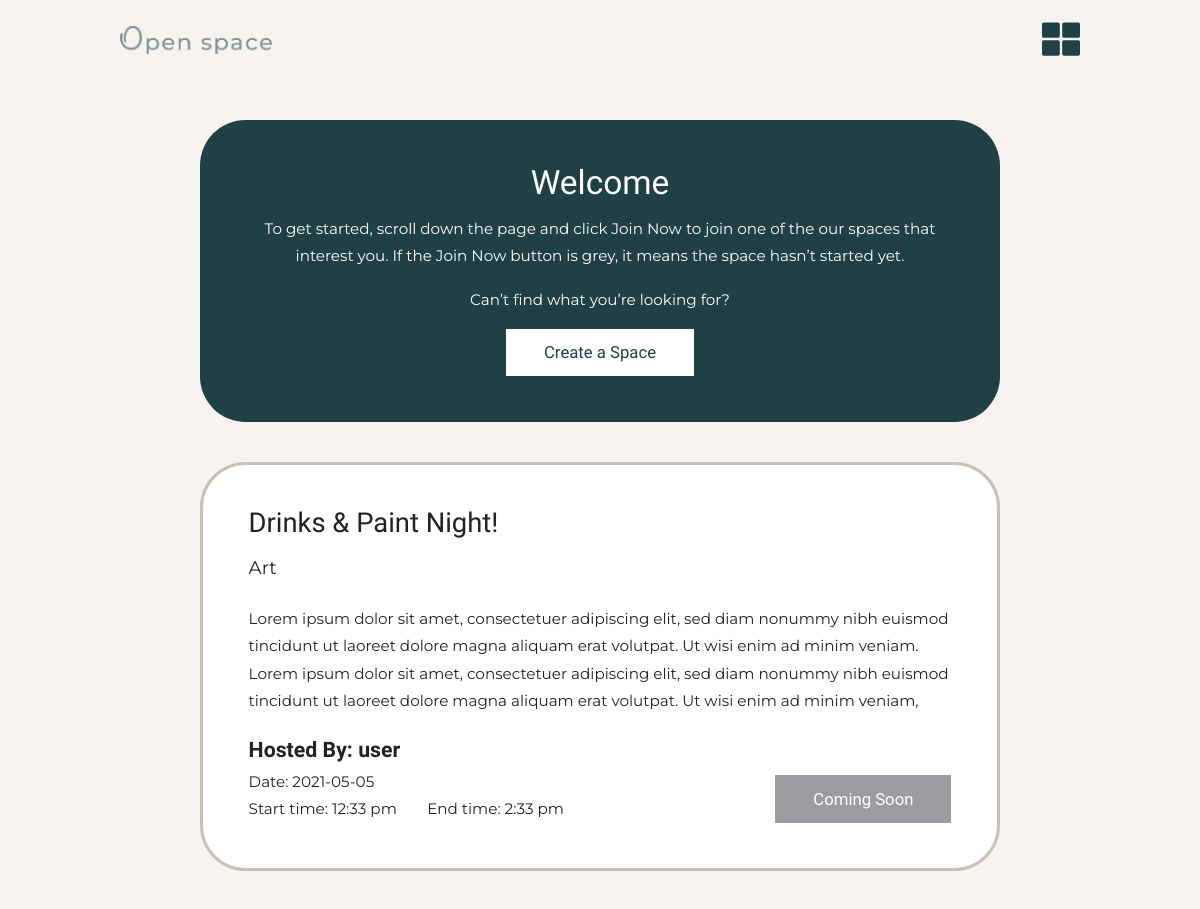
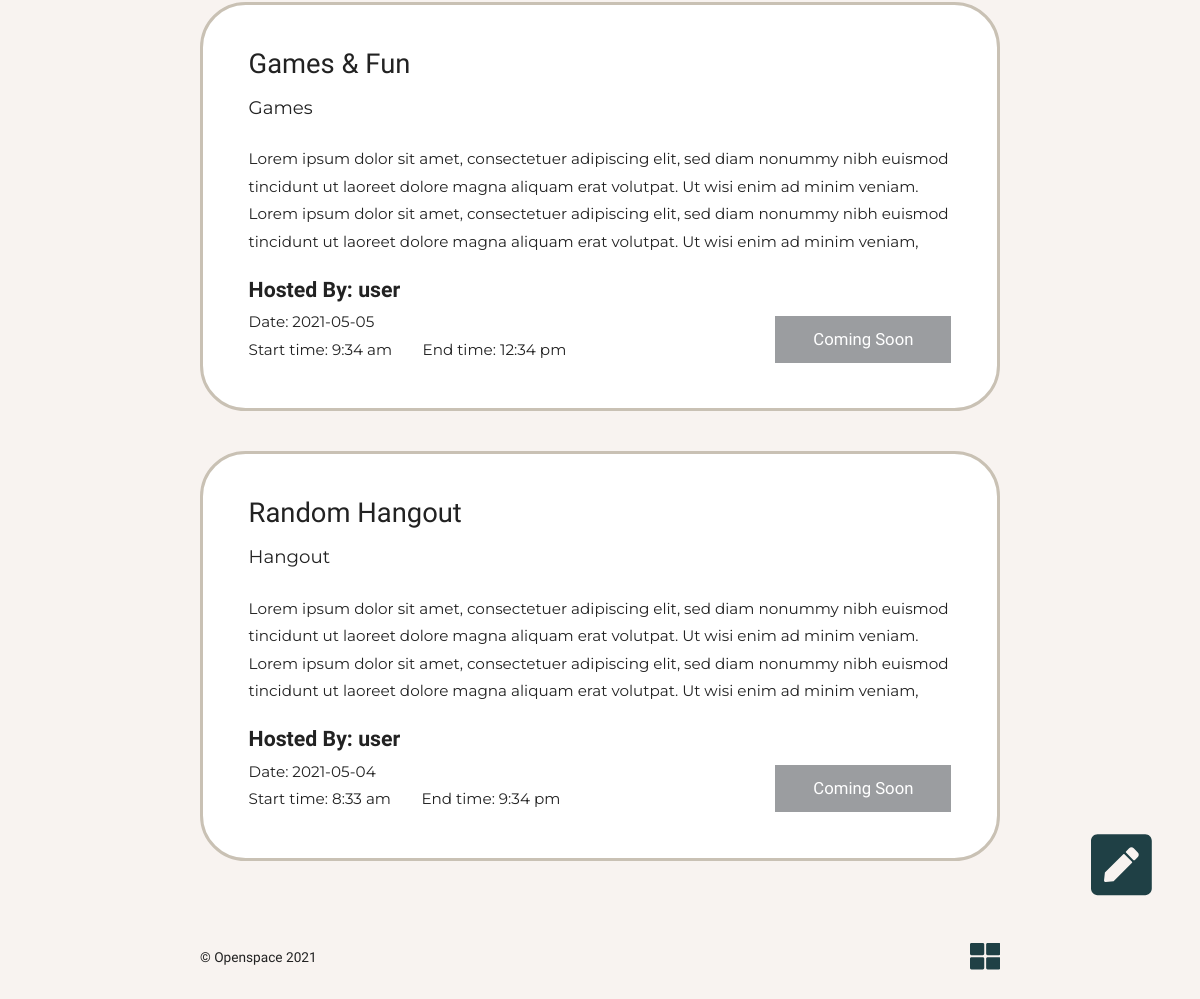
Page /dashboard.php (signed in) on the earlier database version (2 pictures, top to bottom).
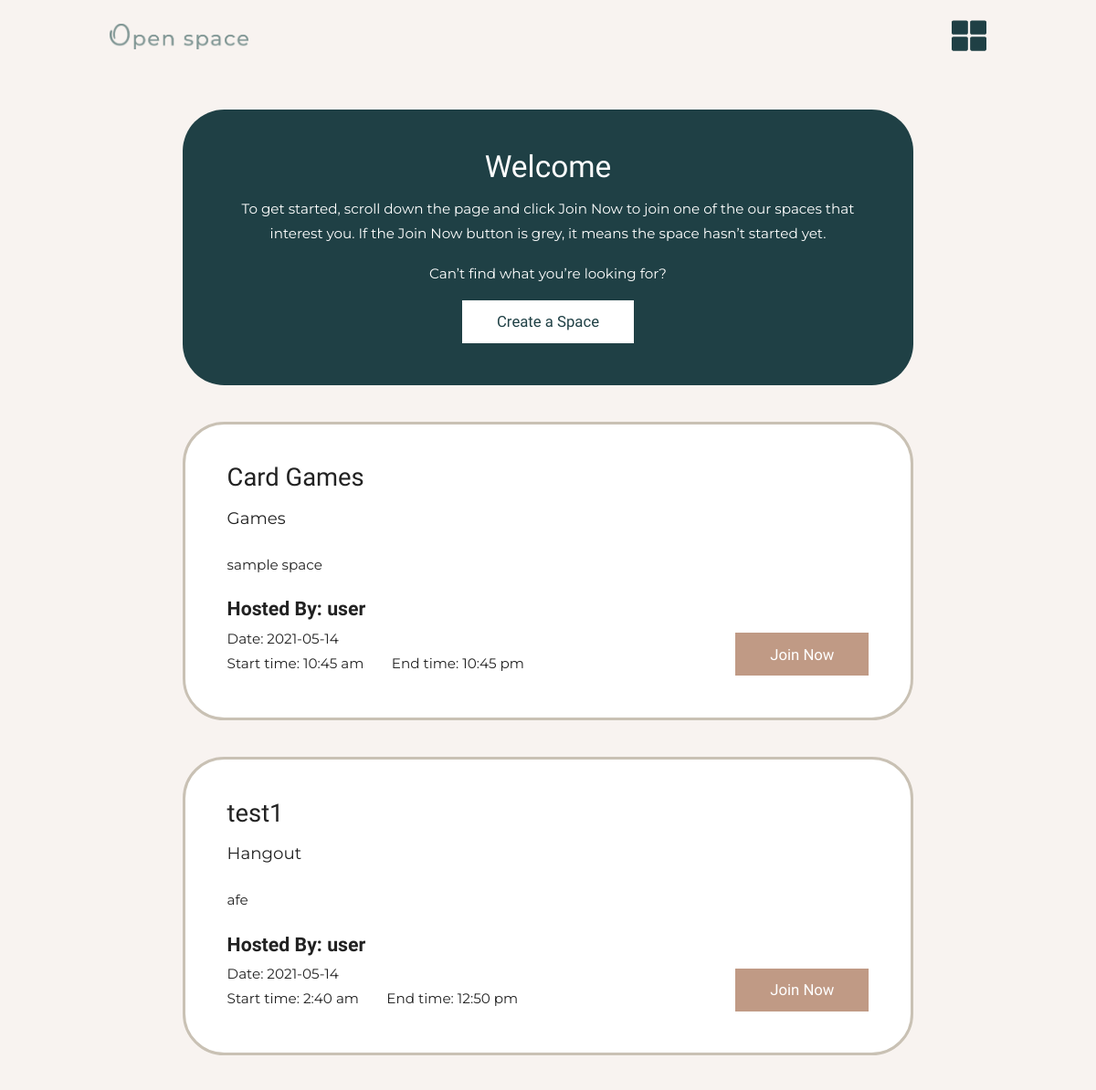
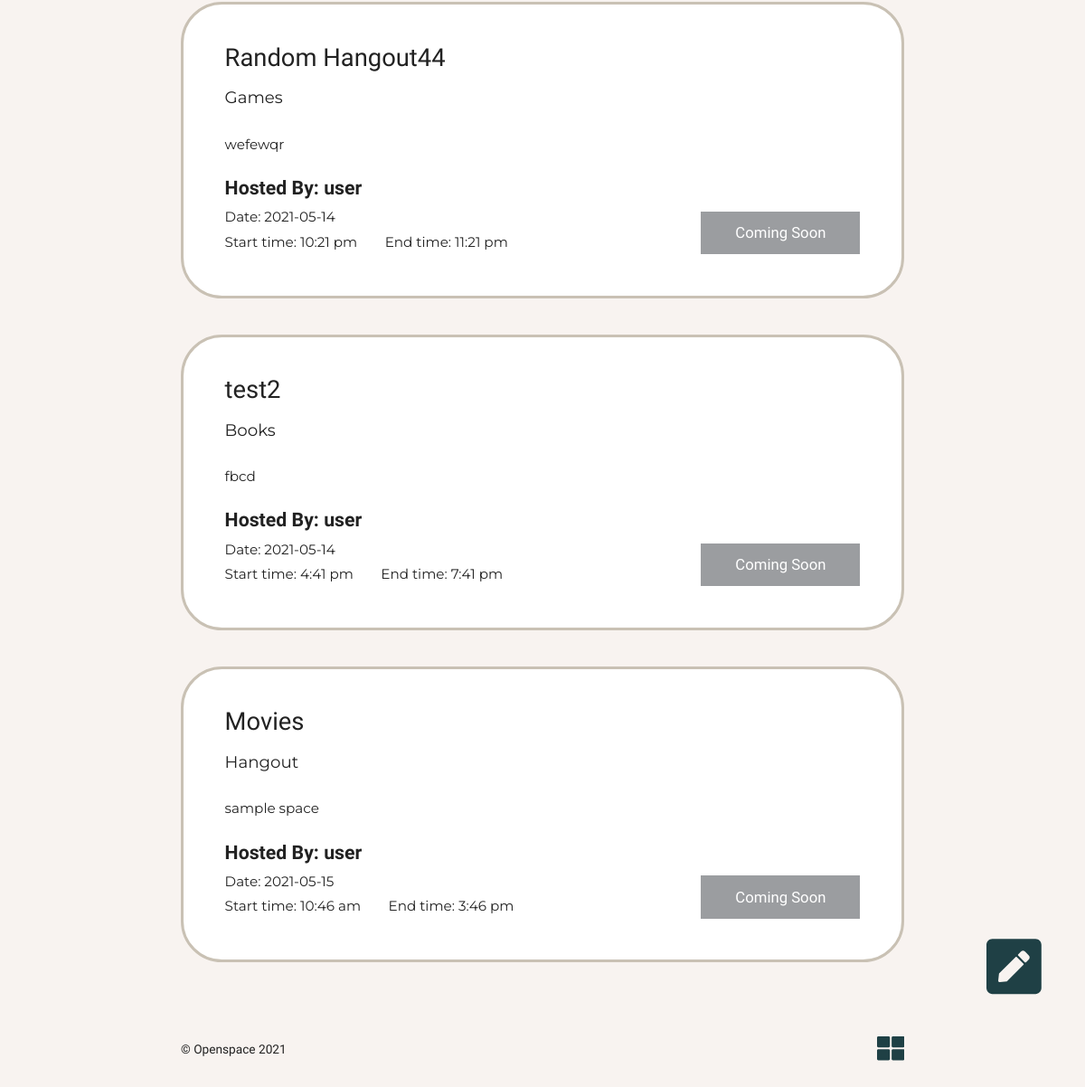
Same page on the later database version (2 pictures, top to bottom).
### tables this page shows
CREATE TABLE `spaces` (
  `id` int(11) NOT NULL,
  `name` varchar(255) NOT NULL,
  `category` int(11) NOT NULL,
  `recentlyAdded` tinyint(1) NOT NULL DEFAULT '0',
  `description` text NOT NULL,
  `host` int(11) NOT NULL,
  `date` date NOT NULL,
  `startTime` time NOT NULL,
  `endTime` time NOT NULL,
  `link` varchar(255) NOT NULL,
  `isactive` tinyint(1) NOT NULL DEFAULT '1'
);

CREATE TABLE `categories` (
  `id` int(11) NOT NULL,
  `name` varchar(255) NOT NULL
);

CREATE TABLE `users` (
  `id` int(11) NOT NULL,
  `email` varchar(255) NOT NULL,
  `firstName` varchar(255) NOT NULL,
  `lastName` varchar(255) NOT NULL,
  `username` varchar(255) NOT NULL,
  `password` varchar(255) NOT NULL,
  `birthday` date NOT NULL,
  `gender` varchar(255) NOT NULL
);

### classes/Db.php (called while the page is built, shortened)
<?php
class Db {
    static public function connect() {
        $configArray = parse_ini_file("../../openspacesdb.ini");
        $host = $configArray['host'];
        $username = $configArray['username'];
        $password = $configArray['password'];
        $database = $configArray['database'];
        return mysqli_connect($host, $username, $password, $database);
    }
    static public function doQuery($sql) {
        $Db= new Db();
        $query = mysqli_query($Db->connect(), $sql);
        return $query;
    }
    static public function getAllEntries($sql) {
        $Db = new Db();
        $result = $Db->doQuery($sql);
        $data = array();
        while($getResult = mysqli_fetch_assoc($result)) {
            $data[] = $getResult;
        }
        return $data;
    }
}
?>

### classes/Space.php (called while the page is built, shortened)
<?php
class Space {
    public function __construct() {
        $results = Db::getAllEntries("SELECT * FROM spaces");
    }
    public function display($sql) {
        $results = Db::getAllEntries($sql);
        return $results;
    }
}
?>

### dashboard.php (the view, shortened to what this page needs)
<?php
include("classes/Db.php");
include("classes/Space.php");
$bodyId = "dashboard";
include("snippets/header.php");
include("snippets/headerNaviBar.php");
?>
<section class="page defaultPage">
    <div class="handle">
        <article class="createOwnSpace">
            <div class="container">
                <h2>Welcome</h2>
                <p>To get started, scroll down the page and click Join Now to join one of the our spaces that interest you. If the Join Now button is grey, it means the space hasn’t started yet.</p>
                <p>Can’t find what you’re looking for?</p>
                <a href="createSpace.php" class="btn-2">Create a Space</a>
            </div>
        </article>
        <article class="spaceList">
            <?php
                $oSpace = new Space;
                $spaces = $oSpace->display("SELECT categories.name as categoryName, users.username, spaces.* FROM spaces LEFT JOIN categories on spaces.category = categories.id LEFT JOIN users on users.id = spaces.host WHERE isactive!=0 ORDER BY isactive DESC, startTime DESC");
                foreach($spaces as $space) {
            ?>
            <div class="spaceCard">
                <div class="title">
                    <h3><?=$space["name"]?></h3>
                    <p><?=$space["categoryName"]?></p>
                </div>
                <div class="description">
                    <p><?=$space["description"]?></p>
                </div>
                <div class="info">
                    <div class="text">
                        <h4>Hosted By: <?=$space["username"]?></h4>
                        <p>Date: <?=$space["date"]?></p>
                        <div class="time">
                            <p>Start time: <?=date("g:i a", strtotime($space["startTime"]));?></p>
                            <p>End time: <?=date("g:i a", strtotime($space["endTime"]));?></p>
                        </div>
                    </div>
                    <?php
                        if($space["isactive"] == 2){
                            ?>
                                <div class="button">
                                    <a href="<?=$space["link"]?>" class="btn-1" target="_blank">Join Now</a>
                                </div>
                            <?php
                        } else {
                            ?>
                                <div class="button">
                                    <a href="#" class="btn-inactive">Coming Soon</a>
                                </div>
                            <?php
                        }
                    ?>
                </div>
            </div>
                <?php
                    }
                ?>
        </article>
        <article class="createSpaceIcon">
            <a href="createSpace.php">
            </a>
        </article>
    </div>
</section>
<?php
include("snippets/naviFooter.php");
?>

### snippets/header.php (shortened to what this page needs)
<!DOCTYPE html>
<html lang="en">
<head>
    <link rel="stylesheet" href="css/reset.css" type="text/css">
    <link rel="stylesheet" href="css/common.css" type="text/css">
    <link rel="stylesheet" href="css/style.css" type="text/css">
</head>
<body id="<?=$bodyId?>">

### snippets/headerNaviBar.php (shortened to what this page needs)
<nav class="headerNaviBar">
    <div class="handle">
        <div class="logo">
            <a href="#">
                <img src="imgs/OpenspacelogoColor.png" alt="Open space Logo"/>
            </a>
        </div>
        <div class="naviIcons">
            <a href="dashboard.php" class="naviLink">
            </a>
        </div>
    </div>
</nav>

### snippets/naviFooter.php (shortened to what this page needs)
<nav class="naviFooter">
    <div class="handle">
        <div class="copyright">
            <p>&copy; Openspace 2021</p>
        </div>
        <div class="naviIcons">
            <a href="#" class="naviLink">
            </a>
        </div>
    </div>
</nav>

### css/common.css (style rules this page uses)
* { -webkit-box-sizing: border-box; box-sizing: border-box; }
html { font-family: "Montserrat", sans-serif; font-size: 85%; }
body { background-color: #f8f3f0; }
img { max-width: 100%; }
h1, h2, h3, h4, h5 { font-family: "Quattrocento", serif; }
h2 { font-size: 2.2rem; }
h3 { font-size: 1.8rem; }
h4 { font-size: 1.4rem; }
p { line-height: 1.8rem; }
.handle { width: 90%; margin: 0 auto; max-width: 800px; }
@media screen and (min-width: 960px) { .handle { width: 80%; } }
@media screen and (min-width: 601px) { html { font-size: 95%; } }
[class*="btn-"] { text-decoration: none; outline: none; border-style: none; display: inline-block; font-family: "Quattrocento", serif; font-size: 1.1rem; padding: 1rem 2.5rem; -webkit-transition: all 0.1s linear; transition: all 0.1s linear; }
.btn-1 { color: #ffffff; background-color: #c09a85; }
.btn-2 { color: #1f4045; background-color: #ffffff; }
.btn-inactive { color: #ffffff; background-color: #9B9DA0; pointer-events: none; }
.headerNaviBar { width: 100%; position: fixed; top: 0; bottom: 0; background-color: #f8f3f0; height: 10vh; display: -webkit-box; display: -webkit-flex; display: -ms-flexbox; display: flex; -webkit-flex-wrap: wrap; -ms-flex-wrap: wrap; flex-wrap: wrap; -webkit-box-align: center; -webkit-align-items: center; -ms-flex-align: center; align-items: center; }
.headerNaviBar .handle { display: -webkit-box; display: -webkit-flex; display: -ms-flexbox; display: flex; -webkit-box-align: center; -webkit-align-items: center; -ms-flex-align: center; align-items: center; max-width: 1000px; }
.headerNaviBar .handle .naviIcons { width: 50%; display: -webkit-box; display: -webkit-flex; display: -ms-flexbox; display: flex; -webkit-box-pack: end; -webkit-justify-content: flex-end; -ms-flex-pack: end; justify-content: flex-end; }
.headerNaviBar .handle .naviIcons a { display: block; text-decoration: none; color: #1f4045; -webkit-transition: all 0.1s linear; transition: all 0.1s linear; margin-left: 1.2rem; }
.headerNaviBar .handle .naviIcons a svg { width: 2rem; }
@media screen and (min-width: 480px) { .headerNaviBar .handle .naviIcons a { margin-left: 1.3rem; } }
@media screen and (min-width: 480px) { .headerNaviBar .handle .naviIcons a svg { width: 2.5rem; } }
.headerNaviBar .handle .logo { width: 50%; }
.headerNaviBar .handle .logo img { width: 10rem; }
.naviFooter { margin-top: 5vh; margin-bottom: 6vh; }
.naviFooter .handle { height: 100%; display: -webkit-box; display: -webkit-flex; display: -ms-flexbox; display: flex; -webkit-flex-wrap: wrap; -ms-flex-wrap: wrap; flex-wrap: wrap; -webkit-box-pack: justify; -webkit-justify-content: space-between; -ms-flex-pack: justify; justify-content: space-between; -webkit-box-align: center; -webkit-align-items: center; -ms-flex-align: center; align-items: center; }
.naviFooter .handle .copyright { font-family: "Quattrocento", serif; font-size: .9rem; }
.naviFooter .handle a { font-family: "Quattrocento", serif; font-weight: 600; text-decoration: none; color: #1f4045; -webkit-transition: all 0.1s linear; transition: all 0.1s linear; margin-left: 0.8rem; }
.naviFooter .handle a svg { width: 2rem; }

Differences in the rows shown:
no longer on this page (row edited): spaces: name "Drinks & Paint Night!", category.name "Art", description "Lorem ipsum dolor sit amet, consectetuer adipiscing elit, sed diam nonummy nibh euismod tincidunt ut laoreet dolore magna aliquam erat volutpat. Ut wisi enim ad minim veniam. Lorem ipsum dolor sit amet, consectetuer adipiscing elit, sed diam nonummy nibh euismod tincidunt ut laoreet dolore magna aliquam erat volutpat. Ut wisi enim ad minim veniam,", host.username "user", date "2021-05-05", startTime "12:33 pm", endTime "2:33 pm", isactive "Coming Soon"
no longer on this page (row edited): spaces: name "Games & Fun", category.name "Games", description "Lorem ipsum dolor sit amet, consectetuer adipiscing elit, sed diam nonummy nibh euismod tincidunt ut laoreet dolore magna aliquam erat volutpat. Ut wisi enim ad minim veniam. Lorem ipsum dolor sit amet, consectetuer adipiscing elit, sed diam nonummy nibh euismod tincidunt ut laoreet dolore magna aliquam erat volutpat. Ut wisi enim ad minim veniam,", host.username "user", date "2021-05-05", startTime "9:34 am", endTime "12:34 pm", isactive "Coming Soon"
no longer on this page (row edited): spaces: name "Random Hangout", category.name "Hangout", description "Lorem ipsum dolor sit amet, consectetuer adipiscing elit, sed diam nonummy nibh euismod tincidunt ut laoreet dolore magna aliquam erat volutpat. Ut wisi enim ad minim veniam. Lorem ipsum dolor sit amet, consectetuer adipiscing elit, sed diam nonummy nibh euismod tincidunt ut laoreet dolore magna aliquam erat volutpat. Ut wisi enim ad minim veniam,", host.username "user", date "2021-05-04", startTime "8:33 am", endTime "9:34 pm", isactive "Coming Soon"
added spaces: name "Card Games", category.name "Games", description "sample space", host.username "user", date "2021-05-14", startTime "10:45 am", endTime "10:45 pm"
added spaces: name "test1", category.name "Hangout", description "afe", host.username "user", date "2021-05-14", startTime "2:40 am", endTime "12:50 pm"
added spaces: name "Random Hangout44", category.name "Games", description "wefewqr", host.username "user", date "2021-05-14", startTime "10:21 pm", endTime "11:21 pm", isactive "Coming Soon"
added spaces: name "test2", category.name "Books", description "fbcd", host.username "user", date "2021-05-14", startTime "4:41 pm", endTime "7:41 pm", isactive "Coming Soon"
added spaces: name "Movies", category.name "Hangout", description "sample space", host.username "user", date "2021-05-15", startTime "10:46 am", endTime "3:46 pm", isactive "Coming Soon"
